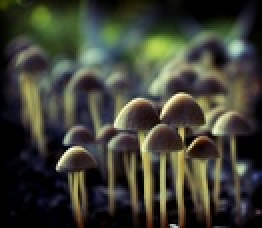
#> input picture Gradient, Blob, Edge, Kurtosis/asn2-files/mushroom.jpg, 131 x 114 px, shrunk from 1024 x 887 before the run, found by its file name (shown 2 times larger)
$ jupyter execute --allow-errors asn2-q1.ipynb   (shell and % lines are left out)
#> lines starting #> are read from the running program, lines starting #| are printed output that depends on the picture
# Question 1

In this question we will
- Implement the vector grandient operators for colour images.
- Implement the kurtosis measure of image blur/sharpness which is caluclated from image gradients and assess whether it is a reasonable metric of blur.
- Learn to create blur maps of images to visualize the amount of blur in local image patches.

# Step 1: Implement the vector gradient.

Implement the vector gradient as described in the lecture slides in the `color_sobel_edges()` function below.  Use Sobel filters to estimate partial derivatives.  Use the `color_dot_product()` function (provided) to compute the necessary dot products to obtain gxx, gyy, and gxy.  Return an array containing the gradient magnitudes for each pixel, i.e. a graident magnitude image.  Optionally, return a second array containing the gradient directions for each pixel.

The input image must be dtype `float` or `uint8`.  If it is `uint8` convert it to `float` before processing.  Leave the magnitude image ouput as dtype `float` regardless of the input's dtype.

[cell 1]
import skimage.util as util
import numpy as np
import skimage.filters as filt
import skimage.io as skio

def color_dot_product(A, B):
    '''
    Element-by-element dot product in a 2D array of vectors.

    :return: An array in which index [i,j] is the dot product of A[i,j,:] and B[i,j,:].
    '''
    return np.sum(A.conj()*B, axis=2)


def color_sobel_edges(I):
    '''
    Finish me!

    :param I: Input image (dtype float or uint8)
    :return: Gradient direction and magnitude images
    '''

    if I.dtype == np.uint8:
        I = util.img_as_float(I)

    R_x = filt.sobel_v(I[:, :, 0])
    R_y = filt.sobel_h(I[:, :, 0])

    G_x = filt.sobel_v(I[:, :, 1])
    G_y = filt.sobel_h(I[:, :, 1])

    B_x = filt.sobel_v(I[:, :, 2])
    B_y = filt.sobel_h(I[:, :, 2])


    U = np.stack([R_x, G_x, B_x], axis=-1)
    V = np.stack([R_y, G_y, B_y], axis=-1)

    # print(U)

    g_xx = color_dot_product(U, U)
    g_yy = color_dot_product(V, V)
    g_xy = color_dot_product(U, V)

    gradient_direction = 0.5 * np.arctan2(2 * g_xy, g_xx - g_yy)
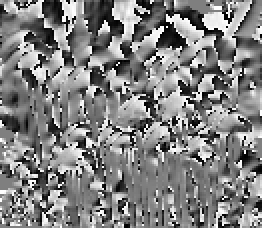
#> gradient_direction: shape (114, 131) float64 (shown 2 times larger); min -1.57, max 1.57, mean 0.0242; drawn with min black and max white
    gradient_magnitude = np.sqrt(
        0.5 *
        (
            (g_xx + g_yy) + (g_xx - g_yy) * np.cos(2 * gradient_direction) + 2 * g_xy * np.sin(2 * gradient_direction)

        )
    )
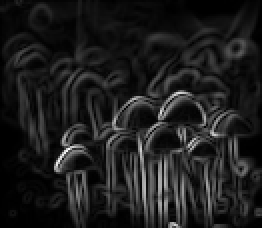
#> gradient_magnitude: shape (114, 131) float64 (shown 2 times larger); min 0, max 1.65, mean 0.193; drawn with min black and max white


    return (gradient_direction, gradient_magnitude)

# print(color_sobel_edges(skio.imread("mushroom.jpg"))[1])
# color_sobel_edges(skio.imread("mushroom.jpg"))
mushroom_grad_m = color_sobel_edges(skio.imread("mushroom.jpg"))[1]
#> (the rest of this cell did not finish here and is left out)

# Step 2: Examine behavior of the kurtosis sharpness metric.

Write a function which:

* takes as input an input image, a minimum value of sigma, and a maximum value of sigma.
* applies different amounts of Gaussian blur to the original image for integer values of sigma between the provided minimum and maximum values of sigma. (reminder: sigma describes the standard deviation of the gaussian filter mask used to blur the image).
    * Note: if using `skimage.filters.gaussian()`, you'll need to set the `channel_axis` parameter appropriately since you are applying it to a colour image.
* For each blurred image, compute the gradient magnitude using color_sobel_edges(), then compute compute the kurtosis sharpness measure.  This is *log(k+3)* where *k* is the kurtosis of the gradient magnitude image of the blurred image as described in the assignment description document.  See `scipy.stats.kurtosis()`.
* Return a tuple consisting of the range object of sigma values used and the list of computed kurtosis values for each sigma.

Then:
* Call the function using `mushroom.jpg` as the input image, a minimum sigma of 1, and a maximum sigma of 30.  Use a smaller max sigma until you are sure it's working, then increase to 30, as it can take a few minutes to do all the filtering.  Use the return values from your function to plot a line graph of gaussian blur sigma vs. blur measure (kurtosis) for the waterfall image.  Add appropriate axis labels and a descriptive title.  Sample output is provided in the assignment description document.

[cell 2]
import scipy.stats as st
import math as math
import matplotlib.pyplot as plt

def test_blur_measure(I, min_sigma, max_sigma):
    '''
    Finish me!

    :param I: Input image (dtype float or uint8)
    :param min_sigma: minimum value of sigma to applied while blurring
    :param max_sigma: maximum value of sigma to applied while blurring
    :return: list of range of sigma values and list of corresponding kurtosis measure values
    '''
#> called with min_sigma = 1, max_sigma = 30
    if I.dtype == np.uint8:
        I = util.img_as_float(I)

    kurt_measure = []

    for blur in range(min_sigma, max_sigma + 1):

        grad_magnitude = color_sobel_edges(filt.gaussian(I, sigma = blur, channel_axis = 2))[1].reshape(-1)

        k = st.kurtosis(grad_magnitude)

        sharpness = math.log(k+3)

        kurt_measure.append(sharpness)
#> this loop made 30 passes
#> (k, sharpness) on passes 1 to 12: (2.43, 1.69), (0.477, 1.25), (0.166, 1.15), (-0.0495, 1.08), (0.0226, 1.11), (0.086, 1.13), (0.0311, 1.11), (-0.0928, 1.07), (-0.253, 1.01), (-0.407, 0.953), (-0.53, 0.904), (-0.616, 0.869)
#> pass 1, in color_sobel_edges (call 2), `R_y = filt.sobel_h(I[:, :, 0])`:
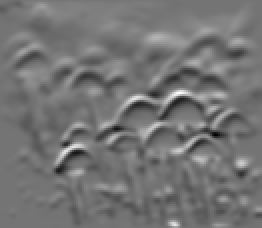
#> R_y: shape (114, 131) float64 (shown 2 times larger); min -0.395, max 0.471, mean 0.000136; drawn with min black and max white
#> after the loop, kurt_measure = 30 values, max 1.69 at index 0, min 0.804 at index 15, mean 1.04

    return list(range(min_sigma, max_sigma + 1)), kurt_measure

x, y = test_blur_measure(skio.imread("mushroom.jpg"),1,30)
#> x = 30 values from 1 to 30; y has the same summary as kurt_measure in test_blur_measure

plt.figure()

plt.plot(x,y)

plt.title("Kurtosis sharpness measure of mushroom.jpg for increasing blur.")
plt.xlabel("Gaussian blur sigma")
plt.ylabel("Sharpness (Kurtosis)")
#> figure, not shown here; curve peaks at x = 1, y = 1.69

# Step 3:  Create a local blur map

Write a function which:

* takes as input an image and a window size (in pixels).
* computes the local sharpness of the input image (i.e. log(kurtosis+3)) for each tiled, non-overlapping square window of the given window size
* stores each local sharpness in an array where each entry represents one window of the input image (the size of this array can be computed by integer division of the original image dimensions by the window size)
* returns the array of local sharpnesses.

Then:

- call the function you just wrote with `mushroom.jpg` as the input image and 100 as the window size.
- Plot the returned array as an image using `plt.imshow()`.  Do not rescale this image with `vmin=` or `vmax=`, and use the default colormap (don't change it to `'gray'`).
- Add a color scale bar using `plt.colorbar()`.  Sample output is provided in the assignment description document.

[cell 3]
def sharpness_map(I, window_size):
    '''

    Finish me!

    :param I: Input image (dtype float or uint8)
    :param window_size: size of each tile of whose sharpness is to be measured
    :return: array of local sharpness (sharpness map)
    '''
#> called with window_size = 100
    if I.dtype == np.uint8:
        I = util.img_as_float(I)

    r, c, chan  = I.shape
#> r = 114; c = 131; chan = 3

    rows = r // window_size
#> rows = 1
    cols = c // window_size
#> cols = 1

    sharpness_map = np.empty((rows, cols))
#> sharpness_map = [0.00392]

    for i in range(rows):
        for j in range(cols):

            start_row, start_col = i * window_size, j * window_size

            window = I[start_row:start_row + window_size, start_col:start_col + window_size, :]

            grad_magnitude = color_sobel_edges(window)[1].reshape(-1)

            k = st.kurtosis(grad_magnitude)

            sharpness = math.log(k + 3)

            sharpness_map[i, j] = sharpness
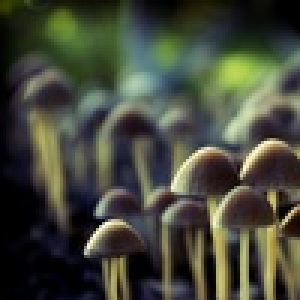
#> window: shape (100, 100, 3) float64 (shown 3 times larger); mean R, G, B 0.271, 0.282, 0.23
#> after the loop, sharpness_map = [2.25]

    return sharpness_map


plt.figure()
mushroom_map = sharpness_map(skio.imread("mushroom.jpg"), 100)
#> mushroom_map = [2.25]
bar = plt.imshow(mushroom_map)
plt.colorbar(bar)

# Step 4: Try it on another image.

Use the functions you wrote to produce the same plots as in steps 2 and 3 but for the `waterfall.jpg` image instead.

[cell 4]
# Write your code here.

s,t = test_blur_measure(skio.imread("waterfall.jpg"),1,30)
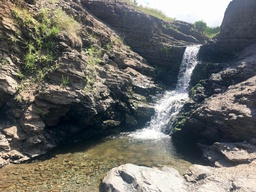
#> input picture Gradient, Blob, Edge, Kurtosis/asn2-files/waterfall.jpg, 256 x 192 px, shrunk from 2000 x 1500 before the run, found by its file name
#> the loop in test_blur_measure (call 2), `for blur in range(min_sigma, max_sigma + 1): ` made 30 passes
#> (k, sharpness) on passes 1 to 12: (2.17, 1.64), (1.37, 1.47), (0.843, 1.35), (0.59, 1.28), (0.457, 1.24), (0.364, 1.21), (0.284, 1.19), (0.22, 1.17), (0.176, 1.16), (0.152, 1.15), (0.136, 1.14), (0.121, 1.14)
#> pass 1, in color_sobel_edges (call 33), `R_y = filt.sobel_h(I[:, :, 0])`:
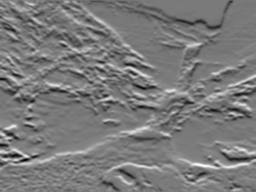
#> R_y: shape (192, 256) float64; min -0.451, max 0.485, mean 0.000357; drawn with min black and max white
#> s = 30 values from 1 to 30; t = 30 values, max 1.64 at index 0, min 0.835 at index 29, mean 1.09

plt.figure()
plt.plot(s,t)
plt.title("Kurtosis sharpness measure of waterfall.jpg for increasing blur.")
plt.xlabel("Gaussian blur sigma")
plt.ylabel("Sharpness (Kurtosis)")

plt.figure()
waterfall_map = sharpness_map(skio.imread("waterfall.jpg"), 100)
#> call 2 of sharpness_map, with window_size = 100
#> the loop in sharpness_map (call 2), `for i in range(rows):` made 1 pass
#> pass 1, in color_sobel_edges (call 63), `R_x = filt.sobel_v(I[:, :, 0])`:
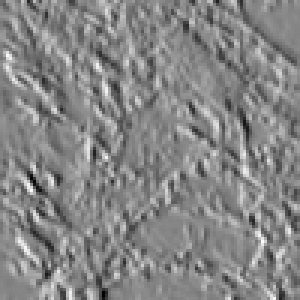
#> R_x: shape (100, 100) float64 (shown 3 times larger); min -0.644, max 0.582, mean 0.00168; drawn with min black and max white
#> pass 1, in color_sobel_edges (call 63), `R_y = filt.sobel_h(I[:, :, 0])`:
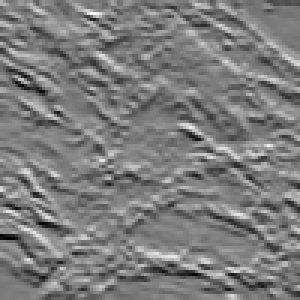
#> R_y: shape (100, 100) float64 (shown 3 times larger); min -0.687, max 0.704, mean -0.00459; drawn with min black and max white
#> after the loop in sharpness_map (call 2), `for i in range(rows):`:
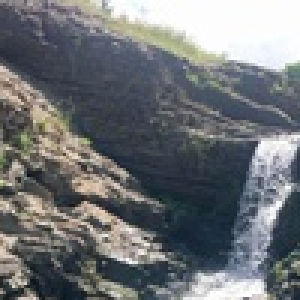
#> window: shape (100, 100, 3) float64 (shown 3 times larger); mean R, G, B 0.439, 0.452, 0.465
#> after the loop in sharpness_map (call 2), `for i in range(rows):`: sharpness_map = [[1.41, 1.66]]
#> waterfall_map = [[1.41, 1.66]]
bar_w = plt.imshow(waterfall_map)
plt.colorbar(bar_w)

plt.tight_layout()
#> figure, not shown here; curve peaks at x = 1, y = 1.64
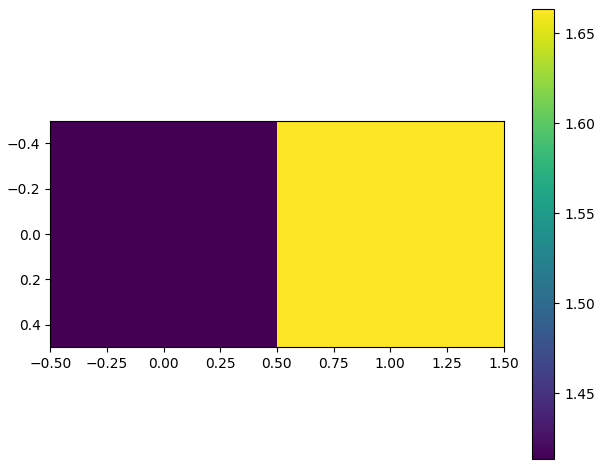
#> figure drawn by matplotlib, 2 panels
